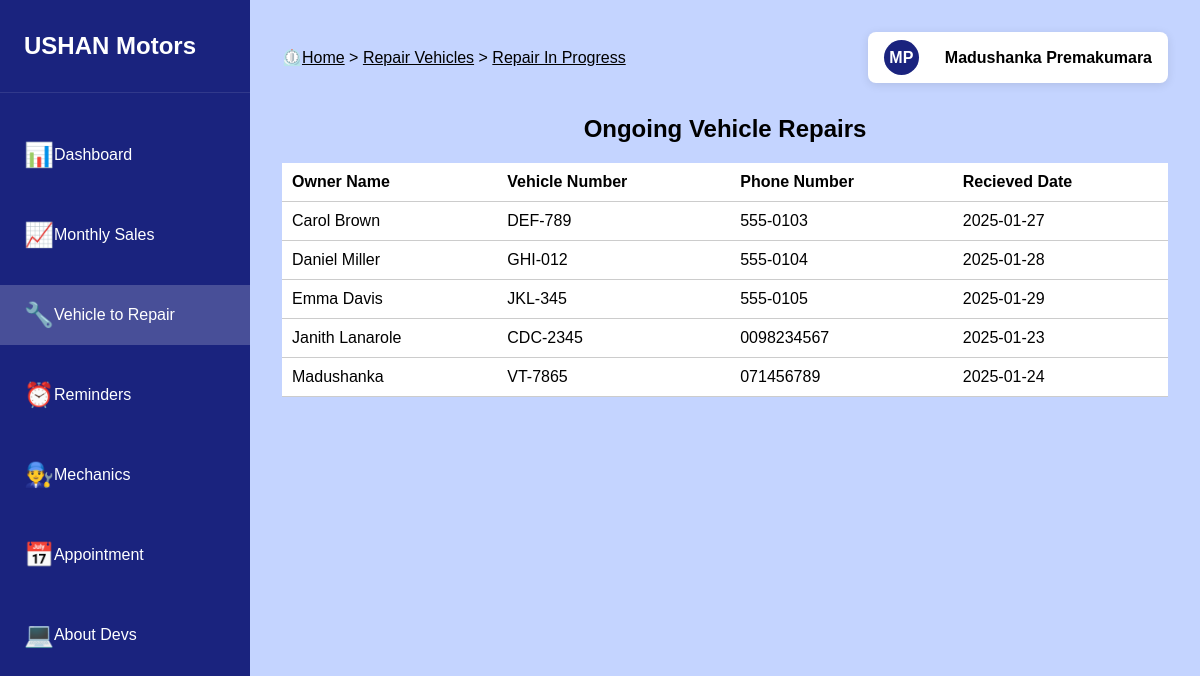
Screenshot of /Staff_Interface/repairInProgress.php (signed in) with the database file from the repository.
### tables this page shows
CREATE TABLE `employees` (
  `id` bigint(20) NOT NULL,
  `employee_id` varchar(20) NOT NULL,
  `role_id` varchar(20) NOT NULL,
  `emp_first_name` varchar(50) NOT NULL,
  `emp_last_name` varchar(50) NOT NULL,
  `basic_salary` decimal(10,0) NOT NULL
);

CREATE TABLE `service_order` (
  `id` bigint(20) NOT NULL,
  `service_order_id` varchar(20) NOT NULL,
  `vehicle_id` varchar(20) NOT NULL,
  `service_id` varchar(20) NOT NULL,
  `created_date` date NOT NULL,
  `completed_date` date NOT NULL,
  `service_order_cost` decimal(10,0) NOT NULL,
  `service_order_status` tinyint(1) NOT NULL,
  `service_log_id` varchar(20) NOT NULL
);

CREATE TABLE `customer_data` (
  `id` bigint(20) NOT NULL,
  `customer_id` varchar(20) NOT NULL,
  `customer_name` varchar(255) NOT NULL,
  `customer_contact` varchar(20) NOT NULL,
  `customer_email` varchar(255) NOT NULL,
  `customer_address` varchar(600) NOT NULL
);

CREATE TABLE `vehicle_data` (
  `id` bigint(20) NOT NULL,
  `vehicle_id` varchar(20) NOT NULL,
  `customer_id` varchar(20) NOT NULL,
  `type` varchar(20) NOT NULL,
  `brand` varchar(100) NOT NULL,
  `model` varchar(100) NOT NULL,
  `license_plate_no` varchar(15) NOT NULL
);

### Staff_Interface/repairInProgress.php (the view, shortened to what this page needs)
<?php
include('main/sessionChecker.php');
?>
<!DOCTYPE html>
<html>
<head>
	<link rel="stylesheet" type="text/css" href="styles/mainStyle.css">
</head>
<body>
	<aside class="sidebar">
        <div class="sidebar-logo">USHAN Motors</div>
        <ul class="sidebar-menu">
            <li class="menu-item">
            	<a href="dashboard.php">
                	<span class="icon">📊</span>
                	<span class="menu-text">Dashboard</span>
            	</a>
        	</li>
            <li class="menu-item">
                <a href="sales.php">
                	<span class="icon">📈</span>
                	<span class="menu-text">Monthly Sales</span>
                </a>
            </li>
            <li class="menu-item active">
                <a href="repairVehicles.php">
                	<span class="icon">🔧</span>
                	<span class="menu-text">Vehicle to Repair</span>
                </a>
            </li>
            <li class="menu-item">
                <a href="reminders.php">
                	<span class="icon">⏰</span>
        	        <span class="menu-text">Reminders</span>
                </a>
            </li>
            <li class="menu-item">
                <a href="mechanics.php">
                	<span class="icon">👨‍🔧</span>
                	<span class="menu-text">Mechanics</span>
                </a>
            </li>
            <li class="menu-item">
                <a href="appointments.php">
                	<span class="icon">📅</span>
                	<span class="menu-text">Appointment</span>
                </a>
            </li>
            <li class="menu-item">
                <a href="aboutDevs.php">
                    <span class="icon">💻</span>
                    <span class="menu-text">About Devs</span>
                </a>
            </li>
        </ul>
    </aside>
    <main class="main-content">
        <div class="top-bar">
            <div class="breadcrumb">
                ⏲️<a href="dashboard.php">Home</a> > <a href="repairVehicles.php">Repair Vehicles</a> > <a href="#">Repair In Progress</a>
            </div>
            <?php include('profile_icon.php') ?>
        </div>
        <div class="dashboard-grid">
            <div class="main-header">
                <h2>Ongoing Vehicle Repairs</h2>
                <table class="table">
                    <thead>
                        <tr>
                            <th>Owner Name</th>
                            <th>Vehicle Number</th>
                            <th>Phone Number</th>
                            <th>Recieved Date</th>
                        </tr>
                    </thead>
                    <tbody>
                        <?php
                            $stmt1 = $connect->prepare("SELECT b.`customer_name`, c.`license_plate_no`, b.`customer_contact`, a.`created_date` FROM service_order a JOIN vehicle_data c ON a.`vehicle_id`=c.`vehicle_id` JOIN customer_data b ON c.`customer_id`=b.`customer_id` WHERE `service_order_status` = 0;");
                            $stmt1->execute();
                            $stmt1->bind_result($custName, $lcnsPlateNo, $contact, $receDate);
                            $results = [];
                            while ($stmt1->fetch()) {
                                $results[] = [
                                    'emp_first_name' => $custName,
                                    'emp_last_name' => $lcnsPlateNo,
                                    'reminder_subject' => $contact,
                                    'reminder_msg' => $receDate,
                                ];
                            }
                            if (empty($results)) {
                                $custName = "";
                                $lcnsPlateNo = "";
                                $contact = "";
                                $receDate = "";
                            } else {
                                foreach ($results as $result) {
                                    $custName = $result['emp_first_name'];
                                    $lcnsPlateNo = $result['emp_last_name'];
                                    $contact = $result['reminder_subject'];
                                    $receDate = $result['reminder_msg'];
                                    echo "
                                    <tr>
                                        <td>".$custName."</td>
                                        <td>".$lcnsPlateNo."</td>
                                        <td>".$contact."</td>
                                        <td>".$receDate."</td>
                                    </tr>
                                    ";
                                }
                            }
                        ?>
                    </tbody>
                </table>
            </div>
        </div>
    </main>
</body>
</html>

### Staff_Interface/profile_icon.php (shortened to what this page needs)
<?php
$empId = $_SESSION['employee_id'];
$firstName = "";
$lastName = "";
$roleId = "";
$stmt = $connect->prepare("SELECT `emp_first_name`, `emp_last_name`, `role_id` FROM employees WHERE `employee_id`='".$empId."' LIMIT 1;");
$stmt->execute();
$stmt->bind_result($firstName, $lastName, $roleId);
$results = [];
while ($stmt->fetch()) {
    $results[] = [
        'emp_first_name' => $firstName,
        'emp_last_name' => $lastName,
        'role_id' => $roleId
    ];
}
if (empty($results)) {
    $empId = "";
    $firstName = "";
    $lastName = "";
    $roleId = "";
} else {
    foreach ($results as $result) {
        $firstName = $result['emp_first_name'];
        $lastName = $result['emp_last_name'];
        echo "
        <div>
            <a href='#' class='user-profile' onclick='toggleDropdown(event)'>
                <div class='user-avatar'>".$firstName[0].$lastName[0]."</div>
                <div class='user-name'>".$firstName." ".$lastName."</div>
            </a>
            <div class='dropdown-menu' id='dropdownMenu'>
                <a href='settings.php'>Settings</a>
                <a href='logout.php'>Logout</a>
            </div>
        </div>
        ";
    }
}
?>

### Staff_Interface/styles/mainStyle.css (style rules this page uses)
* { margin: 0; padding: 0; box-sizing: border-box; font-family: Arial, sans-serif; }
body { background-color: #c4d4ff; min-height: 100vh; display: flex; flex-direction: column; }
html,body { height: 100%; margin: 0; padding: 0; }
a { text-decoration: none; }
.sidebar { width: 250px; background: #1a237e; padding: 2rem 0; color: white; position: fixed; height: 100%; }
.sidebar-logo { font-size: 1.5rem; font-weight: bold; padding: 0 1.5rem 2rem; border-bottom: 1px solid rgba(255,255,255,0.1); }
.sidebar-menu { list-style: none; margin-top: 2rem; }
.menu-text { color: #fff; }
.menu-item { padding: 1rem 1.5rem; display: flex; align-items: center; gap: 1rem; cursor: pointer; transition: background-color 0.3s ease; }
.menu-item.active { background-color: rgba(255,255,255,0.2); }
.main-content { flex: 1; margin-left: 250px; padding: 2rem; min-height: 100%; }
.top-bar { display: flex; justify-content: space-between; align-items: center; margin-bottom: 2rem; position: relative; }
.breadcrumb { color: #000; }
.breadcrumb a { color: #000; text-decoration: underline; }
.user-profile { display: flex; align-items: center; gap: 1rem; padding: 0.5rem 1rem; background: #fff; border-radius: 8px; box-shadow: 0 2px 10px rgba(0,0,0,0.1); cursor: pointer; }
.user-avatar { width: 35px; height: 35px; background: #1a237e; border-radius: 50%; display: flex; align-items: center; justify-content: center; color: white; font-weight: bold; align-items: center; margin-right: 10px; }
.user-name { color: #000; font-weight: 700; }
.dashboard-grid { display: grid; grid-template-columns: repeat(auto-fit, minmax(300px, 1fr)); gap: 2rem; }
.icon { font-size: 1.5rem; color: #1a237e; }

### Staff_Interface/repairInProgress.php (style rules this page uses)
.sidebar ul { list-style: none; padding: 0; }
.sidebar ul li { margin: 20px 0; }
.sidebar ul li a { color: #fff; text-decoration: none; display: flex; align-items: center; }
.main-header { display: flex; justify-content: space-between; align-items: center; flex-direction: column; }
.main-header h2 { margin: 0; }
.table { width: 100%; border-collapse: collapse; margin-top: 20px; background-color: #fff; }
.table th, .table td { padding: 10px; text-align: left; border-bottom: 1px solid #ccc; }
.table th { background-color:#fff; }
.user-profile { display: flex; align-items: center; }

### rows the page displays
employees: emp_first_name "M", emp_last_name "P", emp_first_name "Madushanka", emp_last_name "Premakumara"
service_order: customer_data.customer_name "Carol Brown", vehicle_data.license_plate_no "DEF-789", customer_data.customer_contact "555-0103", created_date "2025-01-27"
service_order: customer_data.customer_name "Daniel Miller", vehicle_data.license_plate_no "GHI-012", customer_data.customer_contact "555-0104", created_date "2025-01-28"
service_order: customer_data.customer_name "Emma Davis", vehicle_data.license_plate_no "JKL-345", customer_data.customer_contact "555-0105", created_date "2025-01-29"
service_order: customer_data.customer_name "Janith Lanarole", vehicle_data.license_plate_no "CDC-2345", customer_data.customer_contact "0098234567", created_date "2025-01-23"
service_order: customer_data.customer_name "Madushanka", vehicle_data.license_plate_no "VT-7865", customer_data.customer_contact "071456789", created_date "2025-01-24"
